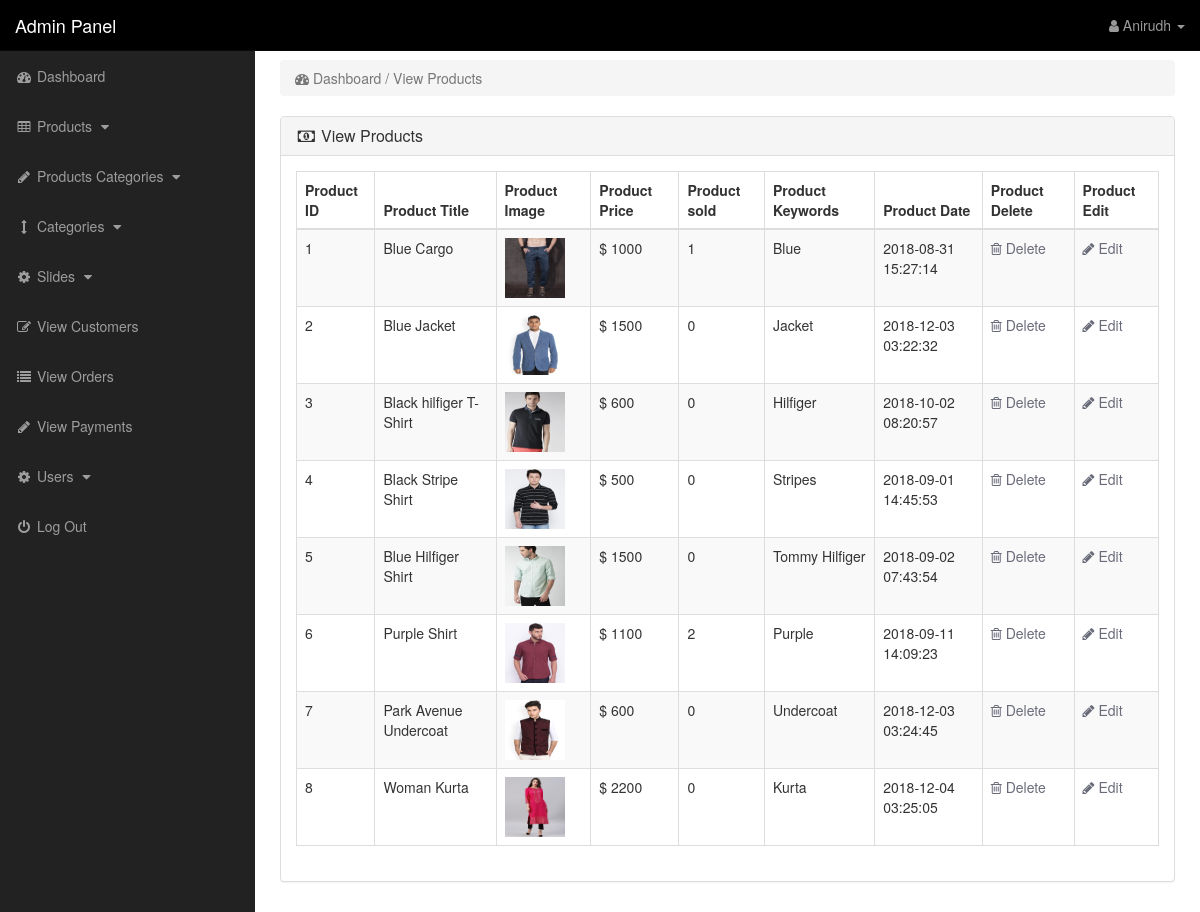
Page /admin_area/index.php?view_products (signed in) on the committed database.
### tables this page shows
CREATE TABLE `products` (
  `product_id` int(10) NOT NULL,
  `p_cat_id` int(10) NOT NULL,
  `cat_id` int(10) NOT NULL,
  `manufacture_id` int(10) NOT NULL,
  `date` timestamp NOT NULL DEFAULT CURRENT_TIMESTAMP ON UPDATE CURRENT_TIMESTAMP,
  `product_title` text NOT NULL,
  `product_img1` text NOT NULL,
  `product_price` int(10) NOT NULL,
  `product_desc` text NOT NULL,
  `products_keywords` text NOT NULL
);

### admin_area/view_products.php (the view)
<?php
if(!isset($_SESSION['admin_email'])){
	echo "<script>window.open('login.php','_self')</script>";
}
else {
	?>
	<div class="row">
		<div class="col-lg-12" >
			<ol class="breadcrumb" >
				<li class="active" >
					<i class="fa fa-dashboard"></i> Dashboard / View Products
				</li>
			</ol>
		</div>
	</div>
	<div class="row" >
		<div class="col-lg-12" >
			<div class="panel panel-default" >
				<div class="panel-heading" >
					<h3 class="panel-title" >
						<i class="fa fa-money fa-fw" ></i> View Products
					</h3>
				</div>
				<div class="panel-body" >
					<div class="table-responsive" >
						<table class="table table-bordered table-hover table-striped" >
							<thead>
								<tr>
									<th>Product ID</th>
									<th>Product Title</th>
									<th>Product Image</th>
									<th>Product Price</th>
									<th>Product sold</th>
									<th>Product Keywords</th>
									<th>Product Date</th>
									<th>Product Delete</th>
									<th>Product Edit</th>
								</tr>
							</thead>
							<tbody>
								<?php
								$i = 0;
								$get_pro = "select * from products";
								$run_pro = mysqli_query($db,$get_pro);
								while($row_pro=mysqli_fetch_array($run_pro)){
									$pro_id = $row_pro['product_id'];
									$pro_title = $row_pro['product_title'];
									$pro_image = $row_pro['product_img1'];
									$pro_price = $row_pro['product_price'];
									$pro_keywords = $row_pro['products_keywords'];
									$pro_date = $row_pro['date'];
									$i++;
									?>
									<tr>
										<td><?php echo $i; ?></td>
										<td><?php echo $pro_title; ?></td>
										<td><img src="product_images/<?php echo $pro_image; ?>" width="60" height="60"></td>
										<td>$ <?php echo $pro_price; ?></td>
										<td>
											<?php
											$get_sold = "select * from pending_orders where product_id='$pro_id'";
											$run_sold = mysqli_query($db,$get_sold);
											$count = mysqli_num_rows($run_sold);
											echo $count;
											?>
										</td>
										<td> <?php echo $pro_keywords; ?> </td>
										<td><?php echo $pro_date; ?></td>
										<td>
											<a href="index.php?delete_product=<?php echo $pro_id; ?>">
												<i class="fa fa-trash-o"> </i> Delete
											</a>
										</td>
										<td>
											<a href="index.php?edit_product=<?php echo $pro_id; ?>">
												<i class="fa fa-pencil"> </i> Edit
											</a>
										</td>
									</tr>
									<?php } ?>
								</tbody>
							</table>
						</div>
					</div>
				</div>
			</div>
		</div>
		<?php } ?>

### admin_area/includes/sidebar.php (shortened to what this page needs)
<?php
if(!isset($_SESSION['admin_email'])){
	echo "<script>window.open('login.php','_self')</script>";
}
else {
	?>
	<nav class="navbar navbar-inverse navbar-fixed-top" >
		<div class="navbar-header" >
			<a class="navbar-brand" href="index.php?dashboard" >Admin Panel</a>
		</div>
		<ul class="nav navbar-right top-nav" >
			<li class="dropdown" >
				<a href="#" class="dropdown-toggle" data-toggle="dropdown" >
					<i class="fa fa-user" ></i>
					<?php echo $admin_name; ?> <b class="caret" ></b>
				</a>
			</li>
		</ul>
		<div class="collapse navbar-collapse navbar-ex1-collapse color" style="background-color: black;">
			<ul class="nav navbar-nav side-nav">
				<li>
					<a href="index.php?dashboard">
						<i class="fa fa-fw fa-dashboard"></i> Dashboard
					</a>
				</li>
				<li>
					<a href="#" data-toggle="collapse" data-target="#products">
						<i class="fa fa-fw fa-table"></i> Products
						<i class="fa fa-fw fa-caret-down"></i>
					</a>
				</li>
				<li>
					<a href="#" data-toggle="collapse" data-target="#p_cat">
						<i class="fa fa-fw fa-pencil"></i> Products Categories
						<i class="fa fa-fw fa-caret-down"></i>
					</a>
				</li>
				<li>
					<a href="#" data-toggle="collapse" data-target="#cat">
						<i class="fa fa-fw fa-arrows-v"></i> Categories
						<i class="fa fa-fw fa-caret-down"></i>
					</a>
				</li>
				<li>
					<a href="#" data-toggle="collapse" data-target="#slides">
						<i class="fa fa-fw fa-gear"></i> Slides
						<i class="fa fa-fw fa-caret-down"></i>
					</a>
				</li>
				<li>
					<a href="index.php?view_customers">
						<i class="fa fa-fw fa-edit"></i> View Customers
					</a>
				</li>
				<li>
					<a href="index.php?view_orders">
						<i class="fa fa-fw fa-list"></i> View Orders
					</a>
				</li>
				<li>
					<a href="index.php?view_payments">
						<i class="fa fa-fw fa-pencil"></i> View Payments
					</a>
				</li>
				<li>
					<a href="#" data-toggle="collapse" data-target="#users">
						<i class="fa fa-fw fa-gear"></i> Users
						<i class="fa fa-fw fa-caret-down"></i>
					</a>
				</li>
				<li>
					<a href="logout.php">
						<i class="fa fa-fw fa-power-off"></i> Log Out
					</a>
				</li>
			</ul>
		</div>
	</nav>
	<?php } ?>

### admin_area/css/style.css (style rules this page uses)
body { margin-top: 100px; }
.top-nav { padding:0 15px; }
.top-nav>li { display:inline-block; float:left!important; }
.top-nav>li>a { padding-top:15px; padding-bottom:15px; line-height:20px; color:#999; }
.panel-body { border-radius:5px; }
.row a { color:#696B79; }
@media (min-width: 768px) { body { margin-top : 50px; } }
@media (min-width: 768px) { .side-nav { position:fixed; top:51px; width:255px; border-radius:0; overflow-y:auto; background-color: #222; bottom:0; overflow-x:hidden; padding-bottom:40px; } }
@media (min-width: 768px) { .side-nav>li>a { width:255px; } }

### rows in the picture
products: product_title "Blue Cargo", product_img1 (picture), product_price "1000", count "1", products_keywords "Blue", date "2018-08-31 15:27:14"
products: product_title "Blue Jacket", product_img1 (picture), product_price "1500", count "0", products_keywords "Jacket", date "2018-12-03 03:22:32"
products: product_title "Black hilfiger T-Shirt", product_img1 (picture), product_price "600", count "0", products_keywords "Hilfiger", date "2018-10-02 08:20:57"
products: product_title "Black Stripe Shirt", product_img1 (picture), product_price "500", count "0", products_keywords "Stripes", date "2018-09-01 14:45:53"
products: product_title "Blue Hilfiger Shirt", product_img1 (picture), product_price "1500", count "0", products_keywords "Tommy Hilfiger", date "2018-09-02 07:43:54"
products: product_title "Purple Shirt", product_img1 (picture), product_price "1100", count "2", products_keywords "Purple", date "2018-09-11 14:09:23"
products: product_title "Park Avenue Undercoat", product_img1 (picture), product_price "600", count "0", products_keywords "Undercoat", date "2018-12-03 03:24:45"
products: product_title "Woman Kurta", product_img1 (picture), product_price "2200", count "0", products_keywords "Kurta", date "2018-12-04 03:25:05"

### other values in the picture
$admin_name "Anirudh"
